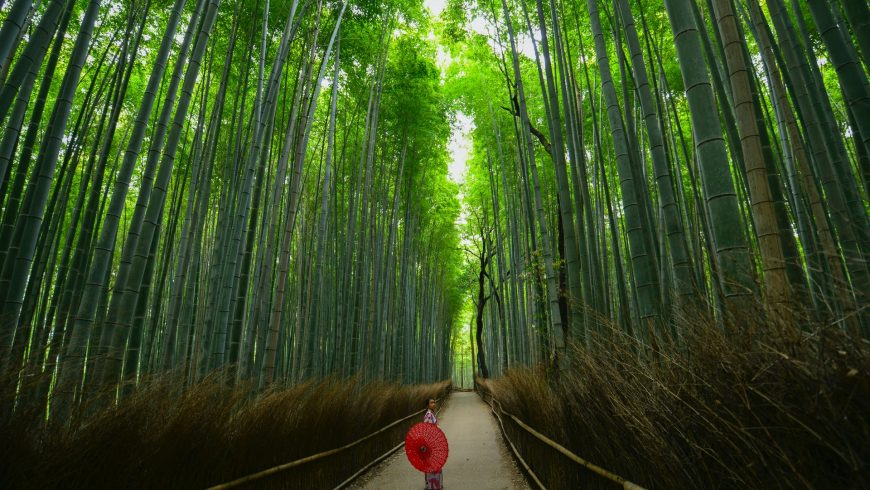
#> input picture Image_Slideshow/images/forest.jpg, 870 x 490 px, found by its file name
$ jupyter execute Assignment_2.ipynb   (shell and % lines are left out)
#> lines starting #> are read from the running program, lines starting #| are printed output that depends on the picture
<a href="https://colab.research.google.com/github/rouchi-11/Image_Processing/blob/main/Assignment_2/Assignment_2.ipynb" target="_parent"></a>

[cell 1]
from google.colab import files
uploaded = files.upload()
#> the answer given: forest.jpg

[cell 2]
import cv2
import numpy as np
import matplotlib.pyplot as plt
from io import BytesIO
from PIL import Image

# Load the uploaded image
for fn in uploaded:
    path = fn

[cell 3]
# Convert to grayscale
img = cv2.imread(path, cv2.IMREAD_GRAYSCALE)
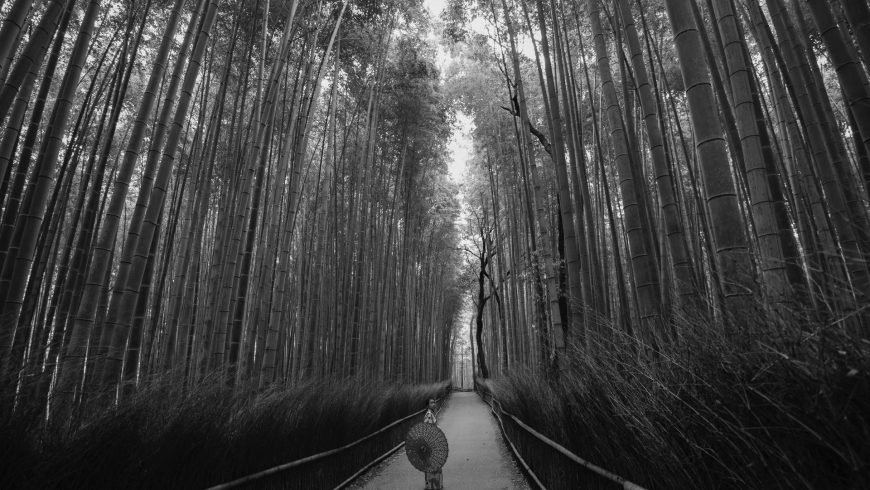
#> img: shape (490, 870); min 0, max 255, mean 65.2

Original histogram

[cell 4]
#original histogram
plt.figure(figsize=(12, 6))
plt.subplot(1, 2, 1)
plt.imshow(img, cmap='gray')
plt.title("Original Image")
plt.axis('off')

plt.subplot(1, 2, 2)
plt.hist(img.ravel(), 256, [0, 256])
plt.title("Histogram of Original Image")
plt.xlabel("Pixel Intensity")
plt.ylabel("Frequency")
plt.tight_layout()
plt.show()
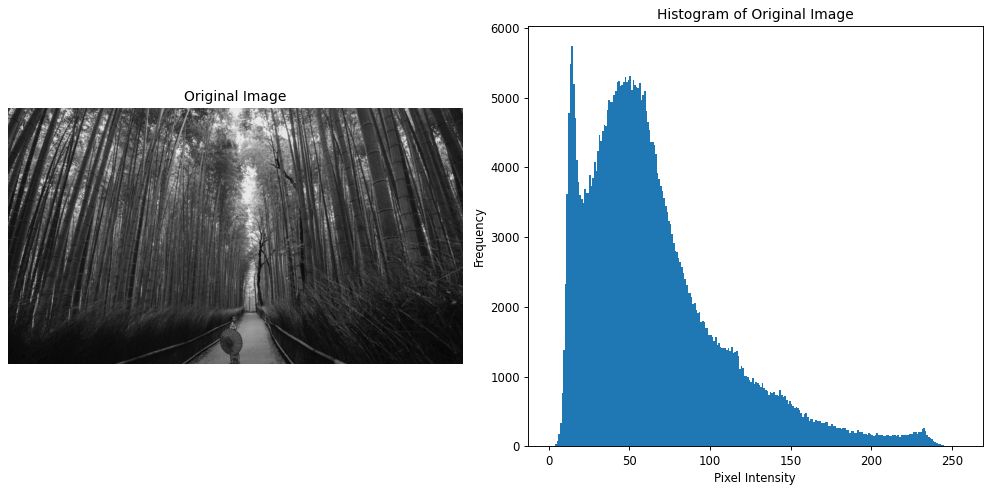
#> figure drawn by matplotlib, 2 panels; panel 2: tallest bar 5739 high, from x = 14 to 15

Histogram Equalization

[cell 5]
#Histogram equalization
equalized = cv2.equalizeHist(img)
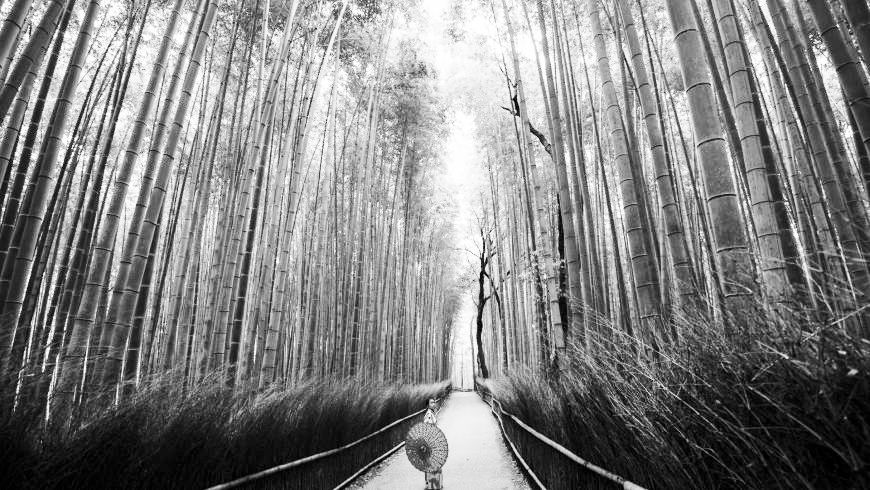
#> equalized: shape (490, 870); min 0, max 255, mean 128.6

plt.figure(figsize=(12, 6))
plt.subplot(1, 2, 1)
plt.imshow(equalized, cmap='gray')
plt.title("Histogram Equalized Image")
plt.axis('off')

plt.subplot(1, 2, 2)
plt.hist(equalized.ravel(), 256, [0, 256])
plt.title("Histogram after Equalization")
plt.xlabel("Pixel Intensity")
plt.ylabel("Frequency")
plt.tight_layout()
plt.show()
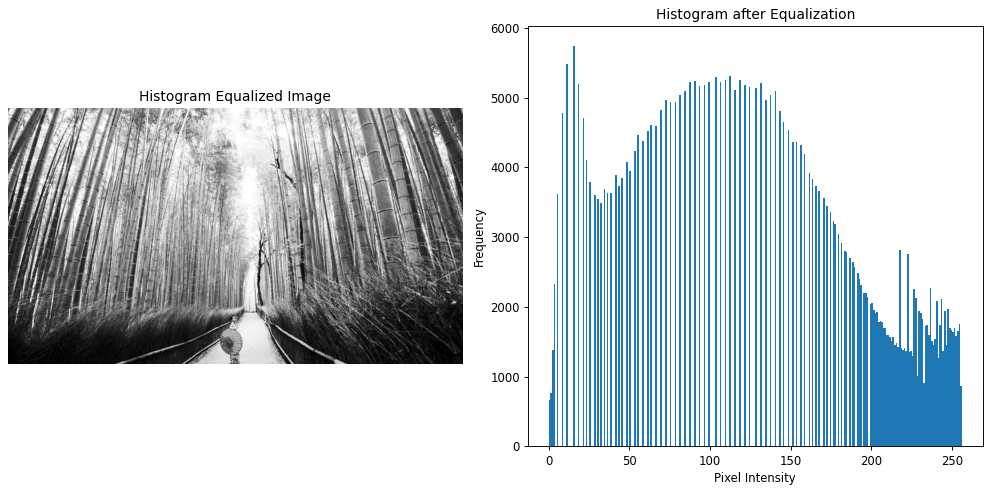
#> figure drawn by matplotlib, 2 panels; panel 2: tallest bar 5739 high, from x = 15 to 16

 Spatial Domain Filters

[cell 6]
#Mean filters
mean_kernel = np.ones((5, 5), np.float32) / 25
smoothed = cv2.filter2D(img, -1, mean_kernel)

[cell 7]
#Sharpening filters
sharpen_kernel = np.array([[0, -1, 0],
                           [-1, 5, -1],
                           [0, -1, 0]])
sharpened = cv2.filter2D(img, -1, sharpen_kernel)
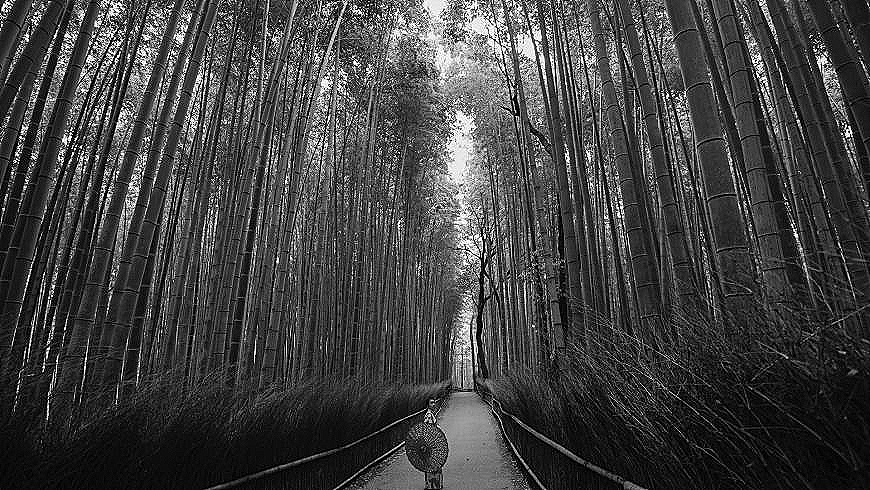
#> sharpened: shape (490, 870); min 0, max 255, mean 65.7

[cell 8]
#Display
plt.figure(figsize=(10, 5))
plt.subplot(1, 2, 1)
plt.imshow(smoothed, cmap='gray')
plt.title("Mean Filter (Smoothing)")
plt.axis('off')

plt.subplot(1, 2, 2)
plt.imshow(sharpened, cmap='gray')
plt.title("Sharpened Image")
plt.axis('off')
plt.tight_layout()
plt.show()

Frequency Domain Filters

[cell 9]
def frequency_filter(img, mode='low'):
#> called with mode = 'low'
    dft = np.fft.fft2(img)
    dft_shift = np.fft.fftshift(dft)

    rows, cols = img.shape
#> rows = 490; cols = 870
    crow, ccol = rows // 2, cols // 2
#> crow = 245; ccol = 435

    mask = np.zeros((rows, cols), np.uint8)
    r = 30  # radius

    if mode == 'low':
        mask[crow - r:crow + r, ccol - r:ccol + r] = 1
    elif mode == 'high':
        mask = np.ones((rows, cols), np.uint8)
        mask[crow - r:crow + r, ccol - r:ccol + r] = 0

    filtered = dft_shift * mask
    f_ishift = np.fft.ifftshift(filtered)
    img_back = np.fft.ifft2(f_ishift)
    img_back = np.abs(img_back)
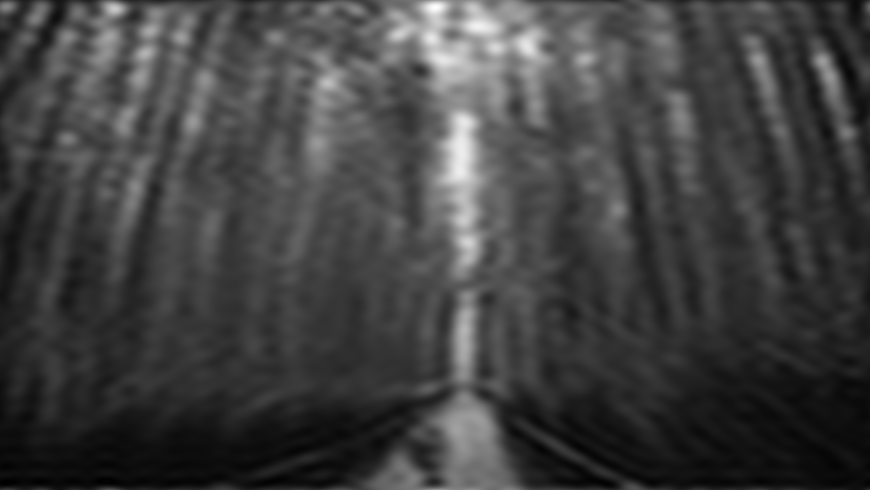
#> img_back: shape (490, 870) float64; min 0.201, max 255, mean 65.2

    return img_back
# Apply both
low_pass = frequency_filter(img, mode='low')
high_pass = frequency_filter(img, mode='high')
#> call 2 of frequency_filter, with mode = 'high'
#> in frequency_filter (call 2), `img_back = np.abs(img_back)`:
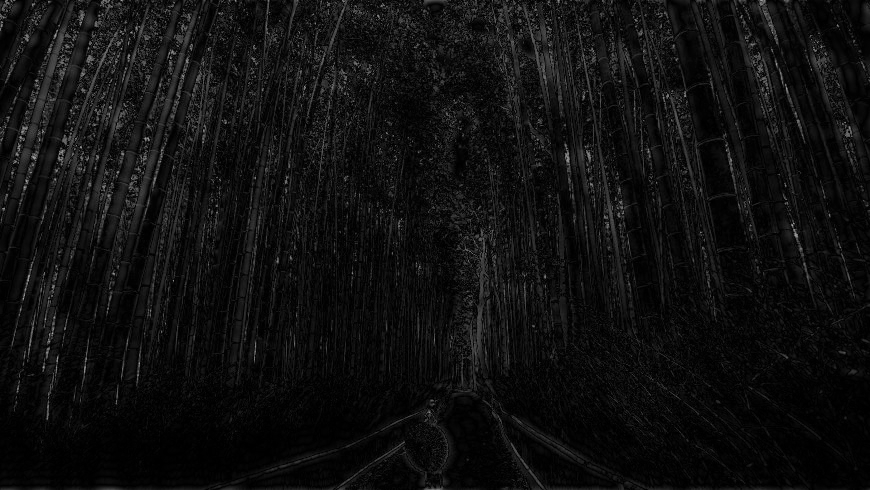
#> img_back: shape (490, 870) float64; min 0.00446, max 173.2, mean 15.9

# Show results
plt.figure(figsize=(10, 5))
plt.subplot(1, 2, 1)
plt.imshow(low_pass, cmap='gray')
plt.title("Low-Pass Filtered Image")
plt.axis('off')

plt.subplot(1, 2, 2)
plt.imshow(high_pass, cmap='gray')
plt.title("High-Pass Filtered Image")
plt.axis('off')
plt.tight_layout()
plt.show()

$ run again, on Image_Slideshow/images/scene.jpeg
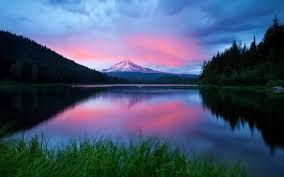
#> input picture Image_Slideshow/images/scene.jpeg, 284 x 177 px, found by its file name
#> `sharpened = cv2.filter2D(img, -1, sharpen_kernel)`:
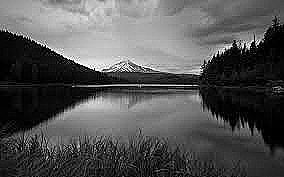
#> sharpened: shape (177, 284); min 0, max 255, mean 83.8
#> in frequency_filter (call 2), `img_back = np.abs(img_back)`:
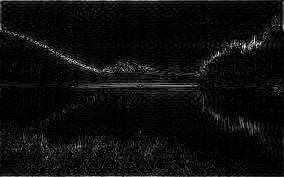
#> img_back: shape (177, 284) float64; min 0.0116, max 86.53, mean 4.9; drawn with min black and max white
